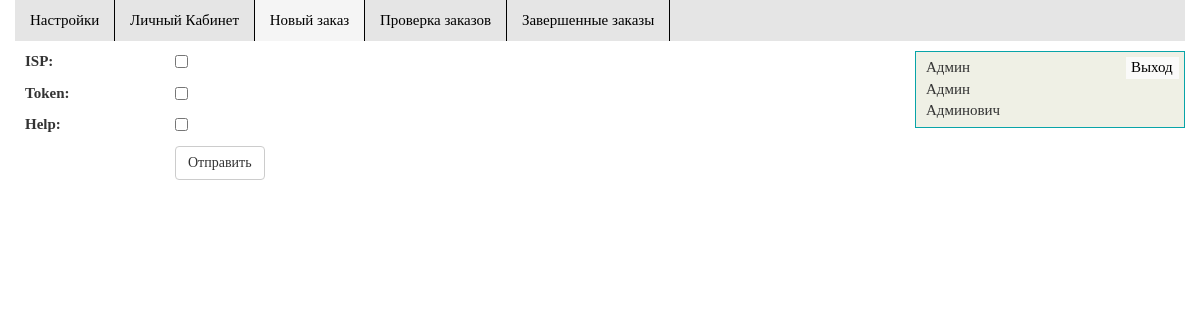
Page /new_order/ (signed in) on the committed database.
### base_model/models.py (models this page shows, shortened)
class Person(models.Model):
    user = models.OneToOneField(User)
    Surname = models.CharField(max_length=50)
    Firstname = models.CharField(max_length=50)
    GivenName = models.CharField(max_length=50)
    Country = models.CharField(max_length=50)
    State = models.CharField(max_length=50)
    Locality = models.CharField(max_length=50)
    StreetAddress = models.CharField(max_length=255)
    email = models.EmailField(max_length=50)
    INN = models.CharField(max_length=12)
    SNILS = models.CharField(max_length=11)
    admin = models.BooleanField(default=False);

### base_model/views.py (the view)
# urls.py: url(r'^new_order/', views.new_order, name='new_order'),
@login_required(redirect_field_name='', login_url='/login/')
def new_order(request):
    context = init(request, u'Заказ', 'm3')
    if request.method == 'POST':
        form = OrderForm(request.POST, request.FILES)
        if form.is_valid():
            form.save(context['user'])
            return HttpResponseRedirect(reverse('account'))
    else:
        form = OrderForm()
    context['form'] = form
    return render(request, 'new_order.html', context)

### base_model/forms.py (shortened to what this page needs)
class OrderForm(forms.Form):
    Isp = forms.BooleanField(label='ISP', required=False)
    Token = forms.BooleanField(label='Token', required=False)
    Help = forms.BooleanField(label='Help', required=False)

### base_model/views.py (called while the page is built)
def init(request, title, *args):
    context = {}
    context['title'] = title
    if request.user.is_authenticated:
        if len(args) != 0:
            context['menu'] = {args[0]: True}
        context['user'] = Person.objects.get(user=request.user)
    return context

### templates/new_order.html (shortened to what this page needs)
{% extends 'base.html' %}
{% block content %}
<form action="{% url 'new_order' %}" method="post" enctype="multipart/form-data">
  {% for field in form %}
  <div class="item">
    <div class="label2">
      {{ field.label_tag }}
    </div>
    <div class="input">
      {{field}}
    </div>
  </div>
  {% endfor %}
  <div class="sub">
    <input class="btn btn-default" type="submit" value="Отправить">
  </div>
</form>
{% endblock %}

### templates/base.html (shortened to what this page needs)
<!DOCTYPE html>
<html lang="en">
{% load staticfiles %}
<head>
  <link href="/static/css/bootstrap.css" rel="stylesheet" media="screen">
  <link rel="stylesheet" href="/static/css/style1.css">
</head>
<body>
  <div class="container-fluid">
    <div class="row">
      <div class="col-xs-12">
        <ul class="main-menu">
          {% if request.user.is_authenticated %}
            <li><a class={% if menu.m1 %} "active" {% else %} "" {% endif %} href="{% url 'account' %}">Настройки</a></li>
            <li><a class={% if menu.m2 %} "active" {% else %} "" {% endif %} href="{% url 'index' %}">Личный Кабинет</a></li>
            <li><a class={% if menu.m3 %} "active" {% else %} "" {% endif %} href="{% url 'new_order' %}">Новый заказ</a></li>
            {% if user.admin %}
            <li><a class={% if menu.m4 %} "active" {% else %} "" {% endif %} href="{% url 'check' %}">Проверка заказов</a></li>
            <li><a class={% if menu.m5 %} "active" {% else %} "" {% endif %} href="{% url 'finished_orders' %}">Завершенные заказы</a></li>
            {% endif %}
          {% endif %}
        </ul>
      </div>
    </div>
    <div class="row">
      <div class="col-xs-9">
        <div class="content">
          {% block content %} {% endblock %}
        </div>
      </div>
      <div class="col-xs-3">
        {% if request.user.is_authenticated %}
        <div class="header-user">
            {% if user.Surname %} {{user.Firstname}} <br>
            {{user.Surname}} <br>
            {{user.GivenName}} {% else %} {{user.user.username}} {% endif %}
            <a href="/logout">Выход</a>
        </div>
        {% else %}
        <ul class="in-menu">
            <li><a href="{% url 'login' %}">Вход</a></li>
            <li><a href="{% url 'registration' %}">Регистрация</a></li>
        </ul>
        {% endif %}
      </div>
    </div>
  </div>
</body>
</html>

### static/css/style1.css (style rules this page uses)
body { font-family: serif; font-size: 1.5em; }
.main-menu { margin: 0; padding: 0; list-style: none; background: #e5e5e5; }
.main-menu li { min-height: 40px; vertical-align: top; display: inline-block; }
.main-menu a { margin-right: -4px; color: black; padding: 10px 15px; display: block; text-decoration: none; border-right: 1px solid black; }
.active { background: #f5f5f5; }
.header-user { position: relative; border: 1px solid rgb(8, 164, 168); margin-top: 10px; width: 100%; min-height: 40px; background: rgb(239, 240, 229); padding: 5px 10px; }
.header-user a { position: absolute; top: 5px; right: 5px; margin-left: -5px; text-decoration: none; padding: 0px 5px; color: black; width: 53px; border-radius: 3 px; background: rgb(250, 250, 249); }
.content { margin: 10px; }
.item { margin-bottom: 5px; }
.item::after { content: ""; display: block; clear: both; }
.item input { padding: 2px; float: left; }
.item .label2 { float: left; width: 150px; }
.sub { margin-left: 150px; }

### rows in the picture
Person: Firstname "Админ", Surname "Админ", GivenName "Админович"

### other values in the picture
{{ field.label_tag }} "ISP:" "Token:" "Help:"
